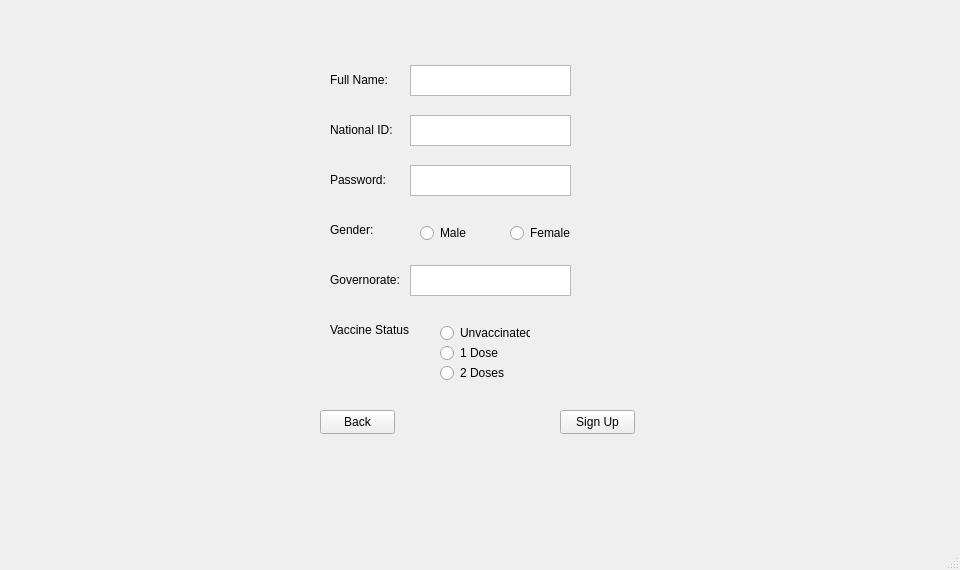
<?xml version="1.0" encoding="UTF-8"?>
<ui version="4.0">
 <class>SignupClass</class>
 <widget class="QMainWindow" name="SignupClass">
  <property name="geometry">
   <rect>
    <x>0</x>
    <y>0</y>
    <width>960</width>
    <height>570</height>
   </rect>
  </property>
  <property name="minimumSize">
   <size>
    <width>960</width>
    <height>570</height>
   </size>
  </property>
  <property name="maximumSize">
   <size>
    <width>960</width>
    <height>570</height>
   </size>
  </property>
  <property name="windowTitle">
   <string>MainWindow</string>
  </property>
  <widget class="QWidget" name="centralwidget">
   <widget class="QTextEdit" name="name">
    <property name="geometry">
     <rect>
      <x>410</x>
      <y>65</y>
      <width>161</width>
      <height>31</height>
     </rect>
    </property>
    <property name="placeholderText">
     <string/>
    </property>
   </widget>
   <widget class="QPushButton" name="back">
    <property name="geometry">
     <rect>
      <x>320</x>
      <y>410</y>
      <width>75</width>
      <height>24</height>
     </rect>
    </property>
    <property name="text">
     <string>Back</string>
    </property>
   </widget>
   <widget class="QPushButton" name="signup">
    <property name="geometry">
     <rect>
      <x>560</x>
      <y>410</y>
      <width>75</width>
      <height>24</height>
     </rect>
    </property>
    <property name="text">
     <string>Sign Up</string>
    </property>
   </widget>
   <widget class="QTextEdit" name="natID">
    <property name="geometry">
     <rect>
      <x>410</x>
      <y>115</y>
      <width>161</width>
      <height>31</height>
     </rect>
    </property>
    <property name="placeholderText">
     <string/>
    </property>
   </widget>
   <widget class="QTextEdit" name="password">
    <property name="geometry">
     <rect>
      <x>410</x>
      <y>165</y>
      <width>161</width>
      <height>31</height>
     </rect>
    </property>
    <property name="placeholderText">
     <string/>
    </property>
   </widget>
   <widget class="QTextEdit" name="governorate">
    <property name="geometry">
     <rect>
      <x>410</x>
      <y>265</y>
      <width>161</width>
      <height>31</height>
     </rect>
    </property>
    <property name="placeholderText">
     <string/>
    </property>
   </widget>
   <widget class="QRadioButton" name="male">
    <property name="geometry">
     <rect>
      <x>420</x>
      <y>223</y>
      <width>89</width>
      <height>20</height>
     </rect>
    </property>
    <property name="text">
     <string>Male</string>
    </property>
    <attribute name="buttonGroup">
     <string notr="true">genderButtonGroup</string>
    </attribute>
   </widget>
   <widget class="QRadioButton" name="female">
    <property name="geometry">
     <rect>
      <x>510</x>
      <y>223</y>
      <width>89</width>
      <height>20</height>
     </rect>
    </property>
    <property name="text">
     <string>Female</string>
    </property>
    <attribute name="buttonGroup">
     <string notr="true">genderButtonGroup</string>
    </attribute>
   </widget>
   <widget class="QRadioButton" name="unvaccinated">
    <property name="geometry">
     <rect>
      <x>440</x>
      <y>323</y>
      <width>90</width>
      <height>20</height>
     </rect>
    </property>
    <property name="text">
     <string>Unvaccinated</string>
    </property>
    <attribute name="buttonGroup">
     <string notr="true">vaccineButtonGroup</string>
    </attribute>
   </widget>
   <widget class="QRadioButton" name="vaccinated_1">
    <property name="geometry">
     <rect>
      <x>440</x>
      <y>343</y>
      <width>90</width>
      <height>20</height>
     </rect>
    </property>
    <property name="text">
     <string>1 Dose</string>
    </property>
    <attribute name="buttonGroup">
     <string notr="true">vaccineButtonGroup</string>
    </attribute>
   </widget>
   <widget class="QRadioButton" name="vaccinated_2">
    <property name="geometry">
     <rect>
      <x>440</x>
      <y>363</y>
      <width>90</width>
      <height>20</height>
     </rect>
    </property>
    <property name="text">
     <string>2 Doses</string>
    </property>
    <attribute name="buttonGroup">
     <string notr="true">vaccineButtonGroup</string>
    </attribute>
   </widget>
   <widget class="QLabel" name="label">
    <property name="geometry">
     <rect>
      <x>330</x>
      <y>70</y>
      <width>71</width>
      <height>20</height>
     </rect>
    </property>
    <property name="text">
     <string>Full Name:</string>
    </property>
   </widget>
   <widget class="QLabel" name="label_2">
    <property name="geometry">
     <rect>
      <x>330</x>
      <y>120</y>
      <width>71</width>
      <height>20</height>
     </rect>
    </property>
    <property name="text">
     <string>National ID:</string>
    </property>
   </widget>
   <widget class="QLabel" name="label_3">
    <property name="geometry">
     <rect>
      <x>330</x>
      <y>170</y>
      <width>71</width>
      <height>20</height>
     </rect>
    </property>
    <property name="text">
     <string>Password:</string>
    </property>
   </widget>
   <widget class="QLabel" name="label_4">
    <property name="geometry">
     <rect>
      <x>330</x>
      <y>220</y>
      <width>71</width>
      <height>20</height>
     </rect>
    </property>
    <property name="text">
     <string>Gender:</string>
    </property>
   </widget>
   <widget class="QLabel" name="label_5">
    <property name="geometry">
     <rect>
      <x>330</x>
      <y>270</y>
      <width>71</width>
      <height>20</height>
     </rect>
    </property>
    <property name="text">
     <string>Governorate:</string>
    </property>
   </widget>
   <widget class="QLabel" name="label_6">
    <property name="geometry">
     <rect>
      <x>330</x>
      <y>320</y>
      <width>80</width>
      <height>20</height>
     </rect>
    </property>
    <property name="text">
     <string>Vaccine Status:</string>
    </property>
   </widget>
  </widget>
  <widget class="QMenuBar" name="menubar">
   <property name="geometry">
    <rect>
     <x>0</x>
     <y>0</y>
     <width>960</width>
     <height>22</height>
    </rect>
   </property>
  </widget>
  <widget class="QStatusBar" name="statusbar"/>
 </widget>
 <resources/>
 <connections/>
 <buttongroups>
  <buttongroup name="genderButtonGroup"/>
  <buttongroup name="vaccineButtonGroup"/>
 </buttongroups>
</ui>
